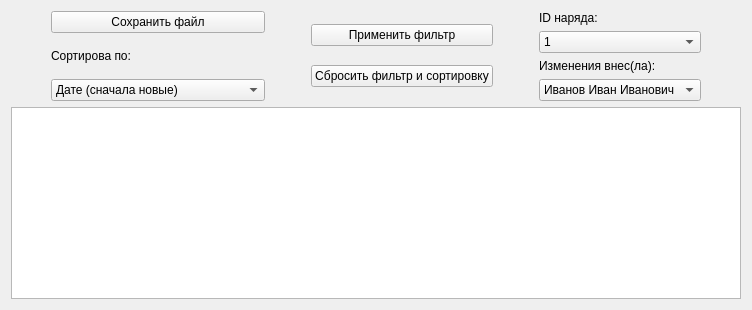
                <widget class="QWidget" name="tab_22">
                 <attribute name="title">
                  <string>История нарядов</string>
                 </attribute>
                 <layout class="QGridLayout" name="gridLayout_36">
                  <item row="0" column="0">
                   <layout class="QHBoxLayout" name="horizontalLayout_43">
                    <item>
                     <spacer name="horizontalSpacer_81">
                      <property name="orientation">
                       <enum>Qt::Orientation::Vertical</enum>
                      </property>
                      <property name="sizeType">
                       <enum>QSizePolicy::Policy::Fixed</enum>
                      </property>
                      <property name="sizeHint" stdset="0">
                       <size>
                        <width>40</width>
                        <height>20</height>
                       </size>
                      </property>
                     </spacer>
                    </item>
                    <item>
                     <layout class="QVBoxLayout" name="verticalLayout_53">
                      <item>
                       <widget class="QPushButton" name="pushButton_dutyHistoryFile">
                        <property name="text">
                         <string>Сохранить файл</string>
                        </property>
                       </widget>
                      </item>
                      <item>
                       <widget class="QLabel" name="label_129">
                        <property name="text">
                         <string>Сортирова по:</string>
                        </property>
                       </widget>
                      </item>
                      <item>
                       <widget class="QComboBox" name="selec_dutyFilterDate">
                        <item>
                         <property name="text">
                          <string>Дате (сначала новые)</string>
                         </property>
                        </item>
                        <item>
                         <property name="text">
                          <string>Дате (сначала старые)</string>
                         </property>
                        </item>
                        <item>
                         <property name="text">
                          <string>Дате выгрузки (сначала старые) </string>
                         </property>
                        </item>
                        <item>
                         <property name="text">
                          <string>Дате выгрузки (сначала новые)</string>
                         </property>
                        </item>
                       </widget>
                      </item>
                     </layout>
                    </item>
                    <item>
                     <spacer name="horizontalSpacer_58">
                      <property name="orientation">
                       <enum>Qt::Orientation::Vertical</enum>
                      </property>
                      <property name="sizeType">
                       <enum>QSizePolicy::Policy::Fixed</enum>
                      </property>
                      <property name="sizeHint" stdset="0">
                       <size>
                        <width>40</width>
                        <height>20</height>
                       </size>
                      </property>
                     </spacer>
                    </item>
                    <item>
                     <layout class="QVBoxLayout" name="verticalLayout_54">
                      <item>
                       <widget class="QPushButton" name="btn_dutyFilterGo">
                        <property name="text">
                         <string>Применить фильтр</string>
                        </property>
                       </widget>
                      </item>
                      <item>
                       <widget class="QPushButton" name="btn_dutyFilterStop">
                        <property name="text">
                         <string>Сбросить фильтр и сортировку</string>
                        </property>
                       </widget>
                      </item>
                     </layout>
                    </item>
                    <item>
                     <spacer name="horizontalSpacer_82">
                      <property name="orientation">
                       <enum>Qt::Orientation::Vertical</enum>
                      </property>
                      <property name="sizeType">
                       <enum>QSizePolicy::Policy::Fixed</enum>
                      </property>
                      <property name="sizeHint" stdset="0">
                       <size>
                        <width>40</width>
                        <height>20</height>
                       </size>
                      </property>
                     </spacer>
                    </item>
                    <item>
                     <layout class="QVBoxLayout" name="verticalLayout_55">
                      <item>
                       <widget class="QLabel" name="label_130">
                        <property name="text">
                         <string>ID наряда:</string>
                        </property>
                       </widget>
                      </item>
                      <item>
                       <widget class="QComboBox" name="select_dutyFilter">
                        <item>
                         <property name="text">
                          <string>1</string>
                         </property>
                        </item>
                        <item>
                         <property name="text">
                          <string>2</string>
                         </property>
                        </item>
                        <item>
                         <property name="text">
                          <string>3</string>
                         </property>
                        </item>
                        <item>
                         <property name="text">
                          <string>4</string>
                         </property>
                        </item>
                       </widget>
                      </item>
                      <item>
                       <widget class="QLabel" name="label_131">
                        <property name="text">
                         <string>Изменения внес(ла):</string>
                        </property>
                       </widget>
                      </item>
                      <item>
                       <widget class="QComboBox" name="select_dutyFilterFIO">
                        <item>
                         <property name="text">
                          <string>Иванов Иван Иванович</string>
                         </property>
                        </item>
                        <item>
                         <property name="text">
                          <string>Петров Пётр Петрович</string>
                         </property>
                        </item>
                       </widget>
                      </item>
                     </layout>
                    </item>
                    <item>
                     <spacer name="horizontalSpacer_83">
                      <property name="orientation">
                       <enum>Qt::Orientation::Vertical</enum>
                      </property>
                      <property name="sizeType">
                       <enum>QSizePolicy::Policy::Fixed</enum>
                      </property>
                      <property name="sizeHint" stdset="0">
                       <size>
                        <width>40</width>
                        <height>20</height>
                       </size>
                      </property>
                     </spacer>
                    </item>
                   </layout>
                  </item>
                  <item row="1" column="0">
                   <widget class="QTableWidget" name="tableWidget_historyDuty">
                    <attribute name="verticalHeaderVisible">
                     <bool>false</bool>
                    </attribute>
                   </widget>
                  </item>
                 </layout>
                </widget>
